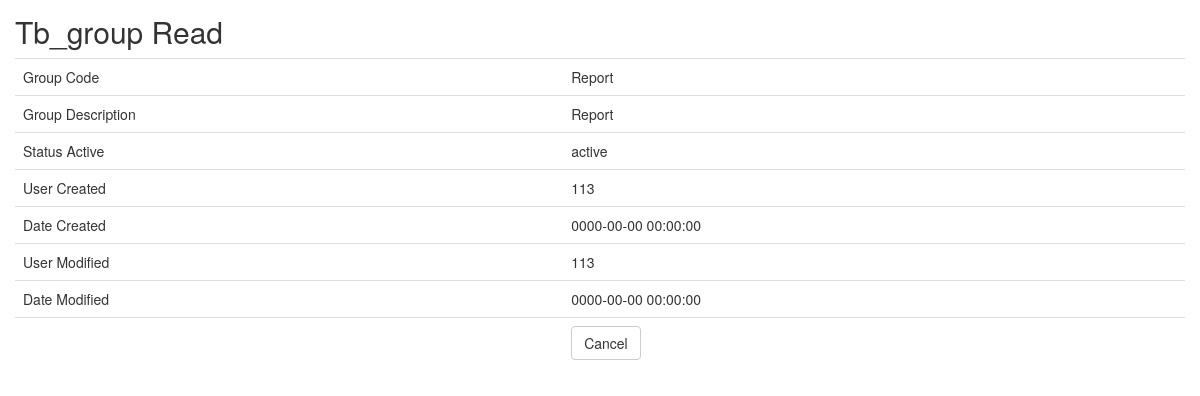
Screenshot of /tb_group/read/9.html with the database file from the repository.
### tables this page shows
CREATE TABLE `tb_group` (
  `id` int(11) NOT NULL AUTO_INCREMENT,
  `group_code` varchar(20) DEFAULT NULL,
  `group_description` varchar(200) DEFAULT NULL,
  `status_active` varchar(10) DEFAULT NULL,
  `user_created` varchar(20) DEFAULT NULL,
  `date_created` datetime DEFAULT NULL,
  `user_modified` varchar(20) DEFAULT NULL,
  `date_modified` datetime DEFAULT NULL,
  PRIMARY KEY (`id`),
  KEY `group_code` (`group_code`) USING BTREE
);

### application/controllers/Tb_group.php (called while the page is built, shortened)
<?php
class Tb_group extends CI_Controller
{
    function __construct()
    {
        $this->load->model('Tb_group_model');
        $this->load->library('form_validation');
    }
    public function read($id)
    {
        $row = $this->Tb_group_model->get_by_id($id);
        if ($row) {
            $data = array(
		'id' => $row->id,
		'group_code' => $row->group_code,
		'group_description' => $row->group_description,
		'status_active' => $row->status_active,
		'user_created' => $row->user_created,
		'date_created' => $row->date_created,
		'user_modified' => $row->user_modified,
		'date_modified' => $row->date_modified,
	    );
            $this->load->view('tb_group/tb_group_read', $data);
        } else {
            $this->session->set_flashdata('message', 'Record Not Found');
            redirect(site_url('tb_group'));
        }
    }
}

### index.php (called while the page is built, shortened)
<?php
require_once BASEPATH.'core/CodeIgniter.php';

### application/models/Tb_group_model.php (called while the page is built, shortened)
<?php
class Tb_group_model extends CI_Model
{
    public $table = 'tb_group';
    public $id = 'id';
    function get_by_id($id)
    {
        $this->db->where($this->id, $id);
        return $this->db->get($this->table)->row();
    }
}

### application/views/tb_group/tb_group_read.php (the view, shortened to what this page needs)
<!doctype html>
<html>
    <head>
        <link rel="stylesheet" href="<?php echo base_url('assets/bootstrap/css/bootstrap.min.css') ?>"/>
    </head>
    <body>
        <h2 style="margin-top:0px">Tb_group Read</h2>
        <table class="table">
	    <tr><td>Group Code</td><td><?php echo $group_code; ?></td></tr>
	    <tr><td>Group Description</td><td><?php echo $group_description; ?></td></tr>
	    <tr><td>Status Active</td><td><?php echo $status_active; ?></td></tr>
	    <tr><td>User Created</td><td><?php echo $user_created; ?></td></tr>
	    <tr><td>Date Created</td><td><?php echo $date_created; ?></td></tr>
	    <tr><td>User Modified</td><td><?php echo $user_modified; ?></td></tr>
	    <tr><td>Date Modified</td><td><?php echo $date_modified; ?></td></tr>
	    <tr><td></td><td><a href="<?php echo site_url('tb_group') ?>" class="btn btn-default">Cancel</a></td></tr>
	</table>
        </body>
</html>

### application/views/tb_group/tb_group_read.php (style rules this page uses)
body { padding: 15px; }

### rows the page displays
tb_group: group_code "Report", group_description "Report", status_active "active", user_created "113", date_created "0000-00-00 00:00:00", user_modified "113", date_modified "0000-00-00 00:00:00"
